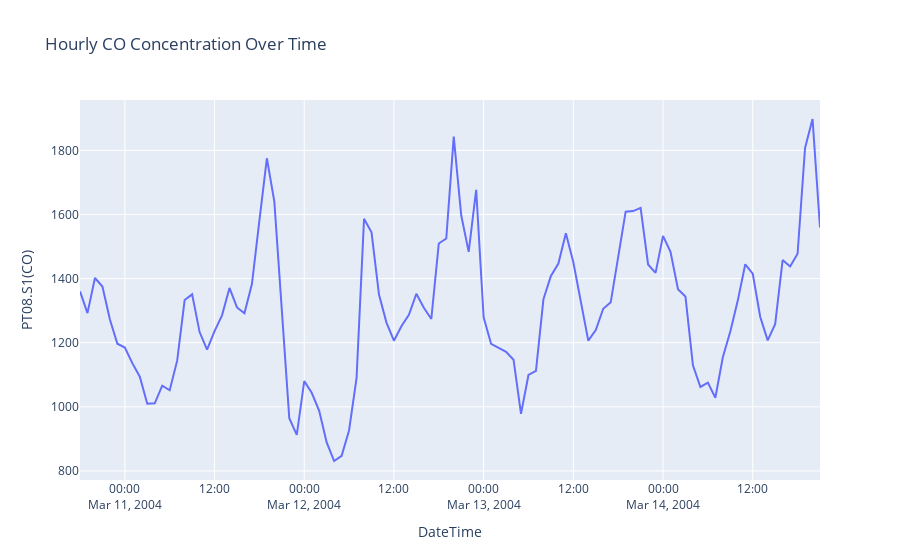

Notebook code cell kept with this figure:
### Markdown cell above
Using Plotly Express

### Code cell
px.line(
    data_frame = airqual.iloc[:100],
    y = 'PT08.S1(CO)',
    x = 'DateTime',
    title = 'Hourly CO Concentration Over Time'
    )
